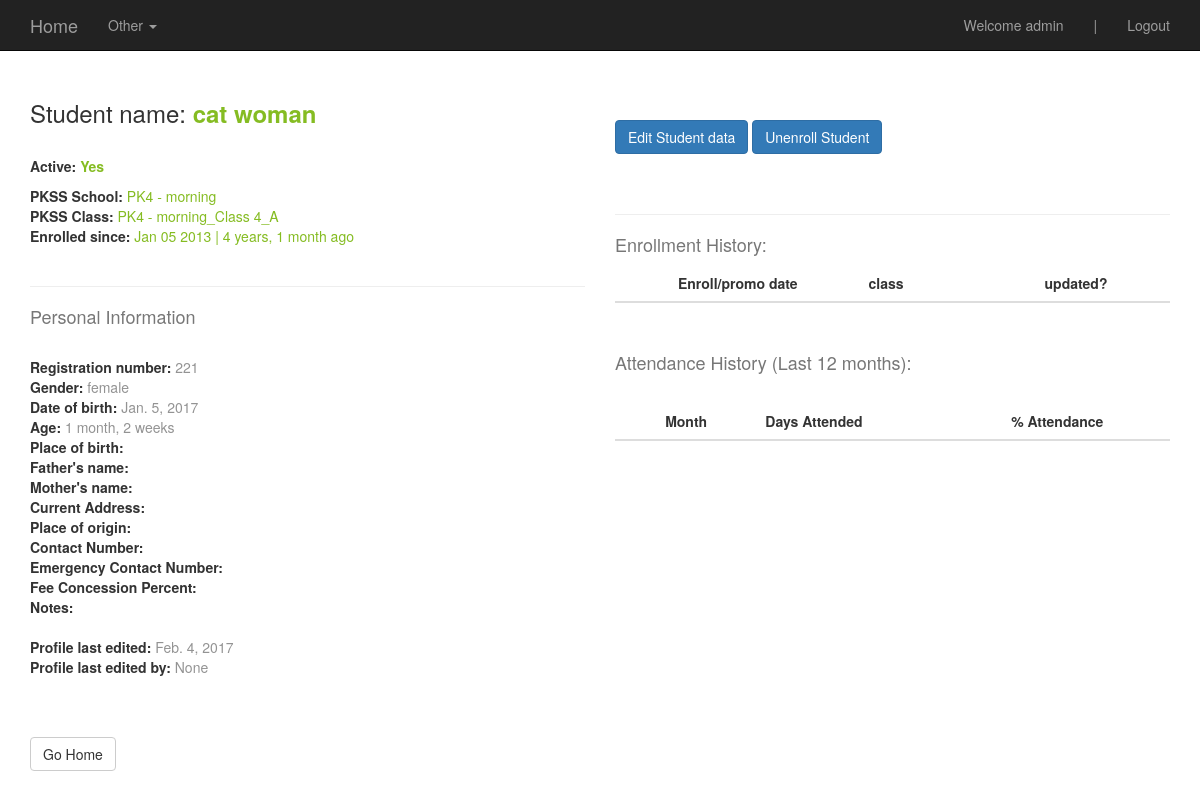
Before: /student_profile/16/ (signed in) with the older database file.
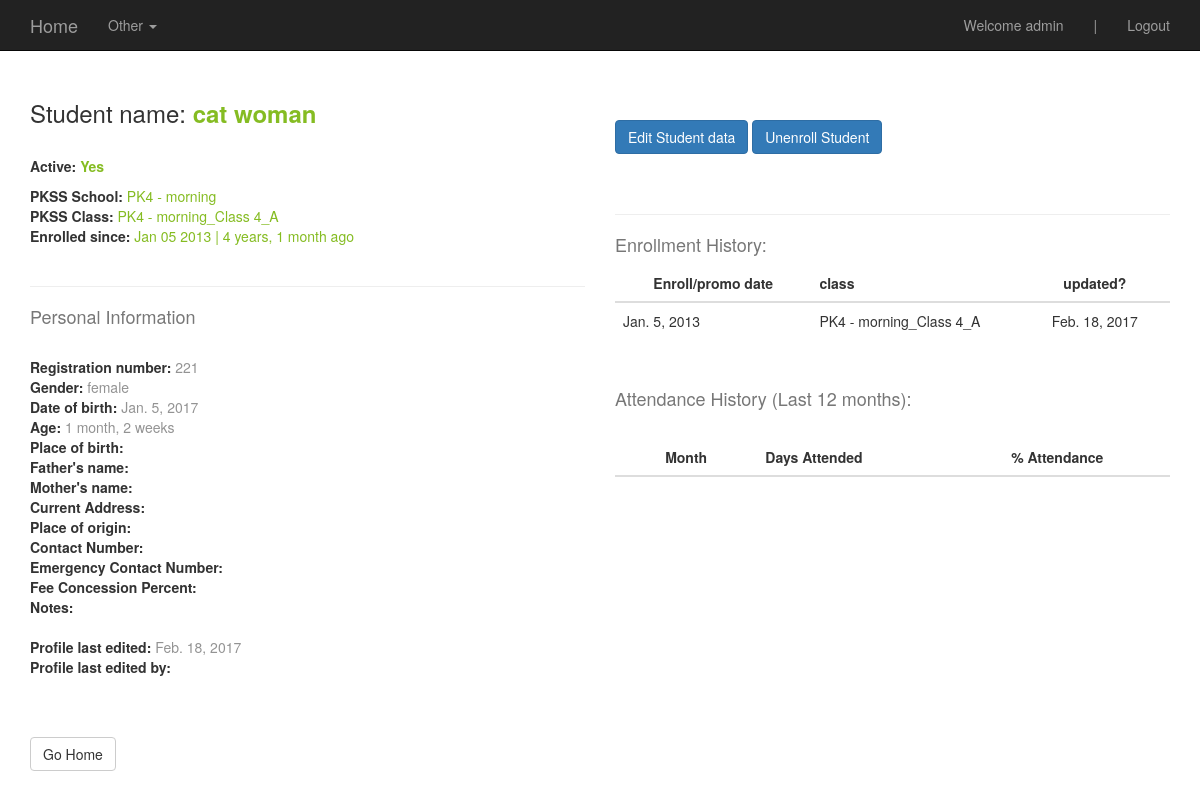
After: the same page with the newer database file.
### students/models.py (models this page shows, shortened)
class Student(models.Model):
	registration_number = models.IntegerField(null=False, blank=False)
	first_name = models.CharField(max_length=255)
	last_name = models.CharField(max_length=255)
	GENDER_CHOICES = (
		('male', 'male'),
		('female', 'female'),
	)
	gender =  models.CharField(max_length=12, choices=GENDER_CHOICES, null=False, blank=False)
	date_of_birth = models.DateField(auto_now=False, auto_now_add=False, default = datetime.date.today)
	place_of_birth = models.CharField(max_length=255, null=True, blank=True)
	fathers_name = models.CharField(max_length=255, null=True, blank=True)
	fathers_occupation = models.CharField(max_length=255, null=True, blank=True)
	mothers_name = models.CharField(max_length=255, null=True, blank=True)
	mothers_occupation = models.CharField(max_length=255, null=True, blank=True)
	address_current =  models.CharField(max_length=255, null=True, blank=True)
	address_origin =  models.CharField(max_length=255, null=True, blank=True)
	contact_number =  models.CharField(max_length=255, null=True, blank=True)
	emergency_contact_number =  models.CharField(max_length=255, null=True, blank=True)
	date_joined = models.DateField(auto_now=False, auto_now_add=False, default = datetime.date.today)
	pkss_school = models.ForeignKey('schools.School')
	pkss_class = models.ForeignKey('classes.Class')
	pkss_class_original = models.ForeignKey('classes.Class', related_name = 'pkss_class_original')
	enrollment_notes = models.TextField(max_length=2500, null=True, blank=True)
	FEE_CHOICES = (
		(0, 0),
		(25, 15),
		(50, 50),
		(100, 100),
	)
	fee_percent_rate_fixed = models.IntegerField(choices=FEE_CHOICES, null=False, blank=False, default=100)
	currently_enrolled = models.BooleanField(default=True)
	date_left = models.DateField(auto_now=False, auto_now_add=False, null=True, blank=True)
	REASON_LEFT_CHOICES = (
		('gone_to_regular_school', 'gone_to_regular_school'),
		('started_work', 'started_work'),
		('returned_to_village', 'returned_to_village'),
		('returned_to_country', 'returned_to_country'),
		('changed_location', 'changed_location'),
		('stay_at_home', 'stay_at_home'),
		('other', 'other'),
	)
	reason_left =  models.CharField(max_length=30, choices=REASON_LEFT_CHOICES, null=True, blank=True)
	updated_last = models.DateField(auto_now=True, auto_now_add=False)
	updated_last_by = models.CharField(max_length=255, null=True, blank=True)

class StudentHistory(models.Model):
	student_name = models.ForeignKey('Student')
	date = models.DateField(auto_now=False, auto_now_add=False, default = datetime.date.today) #date of enrollment or promotion
	pkss_class = models.CharField(max_length=255, null=False, blank=False)
	created = models.DateField(auto_now=False, auto_now_add=True)

### schools/models.py (models this page shows, shortened)
class School(models.Model):
        school_name = models.CharField(max_length=255)
        school_address = models.CharField(max_length=255)
        city = models.CharField(max_length=255)
        date_opened = models.DateField(auto_now=False, auto_now_add=False)
        school_notes = models.TextField(max_length=2500, null=True, blank=True)
        def __unicode__(self):
            return self.school_name

### classes/models.py (models this page shows, shortened)
class Class(models.Model):
	school = models.ForeignKey('schools.School')
	CLASS_CHOICES = (
		('Play Group', 'Play Group'),
		('Nursery', 'Nursery'),
		('M1', 'M1'),
		('M2', 'M2'),
		('Class 3', 'Class 3'),
		('Class 4', 'Class 4'),
		('Class 5', 'Class 5'),
		('Class 6', 'Class 6'),
	)
	class_name = models.CharField(max_length=255, choices=CLASS_CHOICES)
	SECTION_CHOICES = (
		('A', 'A'),
		('B', 'B'),
		('C', 'C'),
		('D', 'D'),
	)
	section = models.CharField(max_length=255, choices=SECTION_CHOICES, default='A')
	SHIFT_CHOICES = (
		('morning', 'morning'),
		('evening', 'evening'),
	)
	shift = models.CharField(max_length=255, choices=SHIFT_CHOICES)
	school_class_section = models.CharField(max_length=255, null=True, blank=True)
	teacher = models.ForeignKey('teachers.Teacher')
	def __unicode__(self):
		return self.school_class_section
	class Meta:
		unique_together = ("school", "class_name", "section")

### students/views.py (the view)
# urls.py: url(r'^student_profile/(?P<pk>\d+)/$', st.student_profile_details, name='std_profile'),
@login_required
def student_profile_details(request, pk=None):
	if request.user.useraccess.access_level == 'super' or request.user.useraccess.access_level == 'manager' or request.user.useraccess.access_level == 'staff' or request.user.useraccess.access_level == 'coordinator':
		std = get_object_or_404(Student, pk=pk) #student object
		s_hist = StudentHistory.objects.filter(student_name_id = std.pk)
		context = {
		"std": std,  #update this
		"s_hist": s_hist,
		}
		return render(request, "student_profile_details.html", context)

### templates/student_profile_details.html (shortened to what this page needs)
{% extends "base.html" %}
{% block content %}
 <div class='container'>
<br>
 	<div class='row'>
		<div class='col-sm-6'>
			<br>
	 		<h3> Student name: <b style="color:#85BC22"> {{std.first_name}} {{std.last_name}} </b></h3>
	 		<br>
	 		<p><b>Active: </b><z style="color:#85BC22">
	 			{% if std.currently_enrolled is True %} <b>Yes</b> {% endif %}
	 		</z><br></p>
			<b>PKSS School:</b><z style="color:#85BC22"> {{std.pkss_school}}</z><br>
			<b>PKSS Class:</b><z style="color:#85BC22"> {{std.pkss_class}}</z>		<br>
			<b>Enrolled since:</b><z style="color:#85BC22"> {{std.date_joined|date:"M d Y"}} | {{std.date_joined|timesince}} ago </z>
	 		<br>
	 		<br>
	 		<hr>
	 		<h4>Personal Information</h4>
	 		<br>
	 		<b>Registration number:</b><z style="color:#939393"> {{std.registration_number}}</z><br>
	 		<b>Gender:</b><z style="color:#939393"> {{std.gender}}</z><br>
	 		<b>Date of birth:</b><z style="color:#939393"> {{std.date_of_birth}}</z><br>
	 		<b>Age:</b><z style="color:#939393"> {{std.date_of_birth|timesince}}</z><br>
	 		<b>Place of birth:</b><z style="color:#939393"> {{std.place_of_birth}}</z><br>
	 		<b>Father's name:</b><z style="color:#939393"> {{std.fathers_name}}</z><br>
	 		<b>Mother's name:</b><z style="color:#939393"> {{std.mothers_name}}</z><br>
	 		<b>Current Address:</b><z style="color:#939393"> {{std.address_current}}</z><br>
	 		<b>Place of origin:</b><z style="color:#939393"> {{std.address_origin}}</z><br>
	 		<b>Contact Number:</b><z style="color:#939393"> {{std.contact_number}}</z><br>
	 		<b>Emergency Contact Number:</b><z style="color:#939393"> {{std.emergency_contact_number}}</z><br>
	 		<b>Fee Concession Percent:</b><z style="color:#939393"> {{std.fee_concession_percent}}</z><br>
	 		<b>Notes:</b><z style="color:#939393"> {{std.enrollment_notes}}</z><br>
	 		<br>
	 		<b>Profile last edited:</b><z style="color:#939393"> {{std.updated_last}}</z><br>
	 		<b>Profile last edited by:</b><z style="color:#939393"> {{std.updated_last_by}}</z><br>
	 		<br>
	 		<br>
	 		<br>
	 		<a href='{% url "user_homepage"%}' class="btn btn-default" role="button">
		 	Go Home</a><br>
 		</div>
 		<div class='col-sm-6'>
 			<br>
 			<br><br>
 			<a href='{% url "edit_std_profile" std.pk %}' class="btn btn-primary" role="button">
		 	Edit Student data</a>
		 	<a href='{% url "unenroll_std_profile" std.pk %}' class="btn btn-primary" role="button">
		 	Unenroll Student</a>
	 		<br><br><br>
	 		<hr>
 			<h4>Enrollment History:</h4>
 			<table class="table">
			      <THEAD>
			        <TR>
			          <TH style="text-align:center" width="30">Enroll/promo date</TH>
			          <TH style="text-align:left" width="20"> class </TH>
			          <TH style="text-align:center" width="20"> updated?</TH>
			        </TR>
			      </THEAD>
			      <TBODY>
			        {% for obj in s_hist %}
			        <TR>
			          <TD class="vert-align"> {{obj.date}} </TD>
			          <TD class="vert-align"> {{obj.pkss_class}}</TD>
			          <TD class="vert-hor-align"> {{obj.created}} </TD>
			        {% endfor %}
			        </TR>
			      </TBODY>
			    </TABLE>
 			<br>
 			<h4>Attendance History (Last 12 months):</h4>
 			<br>
 			<table class="table">
			      <THEAD>
			        <TR>
			          <TH style="text-align:center" width="30">Month</TH>
			          <TH style="text-align:left" width="20"> Days Attended</TH>
			          <TH style="text-align:center" width="20"> % Attendance</TH>
			        </TR>
			      </THEAD>
			    </TABLE>
 		</div>
	</div>
</div>
{% endblock %}

Changed rows visible on the page:
changed Student "cat": updated_last "Feb. 4, 2017" → "Feb. 18, 2017"; updated_last_by "None" → (not shown)
added StudentHistory: date "Jan. 5, 2013", pkss_class "PK4 - morning_Class 4_A", created "Feb. 18, 2017"
